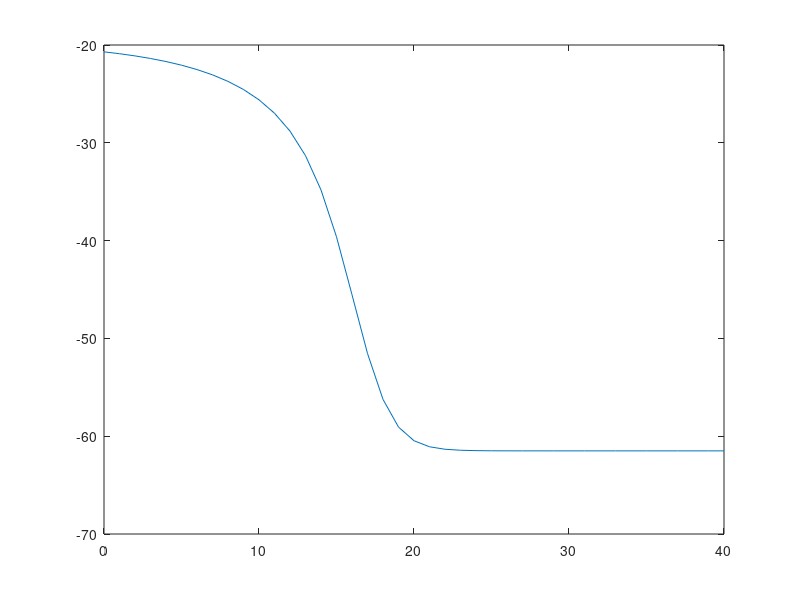

The MATLAB script that drew this image:
%MATLAB code for 1-D Richard equation using h-based formulation, fully
%implicit, tangent approximation.
%Reference paper:
% % Shahraiyni, H. T., & Ataie-Ashtiani, B. (2011). Mathematical forms and
% % numerical schemes for the solution of unsaturated flow equations. Journal
% % of Irrigation and Drainage Engineering, 138(1), 63-72.


clc
clear

L = 40;
% dz = 0.4;
% dt = 0.5;
dz = 1;
dt = 10;
N = L/dz +1;
T = 360;

hh = zeros(N,3);
kk = zeros(N,3);
CC = zeros(N,3);
QQ = zeros(N,3);

k =@(h) (0.00944*1.175e6)/(1.175e6+abs(h)^4.74);

C =@(h) (-0.1e1) * 0.135246672e1 * 0.1000000e7 * (abs(h) ^ 0.296e1) * sign(h)...
    / (0.1000000e7 * 0.1611e1 + (abs(h) ^ 0.396e1)) ^ 2;

theta =@(h) (1.611e6*(0.287-0.075))/(1.611e6+abs(h)^(3.96))+0.075;


for i=1:N
   
    z = (i-1)*dz;
    hh(i,1) = -61.5;
    QQ(i,1) = theta(hh(i,1));
    kk(i,1) = k(hh(i,1));
    CC(i,1) = C(hh(i,1));
    
end

A = zeros(N,N);
B = zeros(N,1);
iterate = zeros(T/dt,1);
for tt=1:T/dt
    hh(:,2) = hh(:,1);
    
    for ii=1:N
        z = (ii-1)*dz;
        QQ(ii,1) = theta(hh(ii,1));
        kk(ii,1) = k(hh(ii,1));
        CC(ii,1) = C(hh(ii,1));  
        
        QQ(ii,2) = theta(hh(ii,2));
        kk(ii,2) = k(hh(ii,2));
        CC(ii,2) = C(hh(ii,2)); 
    end
    for jj=1:200% m=jj

        for ii=1:N
            z = (ii-1)*dz;
            QQ(ii,2) = theta(hh(ii,2));
            kk(ii,2) = k(hh(ii,2));
            CC(ii,2) = C(hh(ii,2));                
        end
        for i=2:N-1
            
            if i>2
                A(i,i-1) = -1/(2*dz^2)*(kk(i,2)+kk(i-1,2));
            end
            if i<N-1
                A(i,i+1) = -1/(2*dz^2)*(kk(i,2)+kk(i+1,2));
            end
            A(i,i) = CC(i,2)/dt + 1/(2*dz^2)*(kk(i+1,2) + 2*kk(i,2) + kk(i-1,2));
            B(i,1) = 1/(2*dz)*(-kk(i+1,2)+kk(i-1,2))+CC(i,2)*hh(i,1)/dt;
            if i == 2
                B(i,1) = B(i,1)-(-1/(2*dz^2)*(kk(i,2)+kk(i-1,2)))*(-20.7);
            end
            if i == N-1
                B(i,1) = B(i,1)-(-1/(2*dz^2)*(kk(i,2)+kk(i+1,2)))*(-61.5);
            end
            
        end
        
        A=A(2:N-1,2:N-1);
        B=B(2:N-1,1);
        
        hX = A\B;

        for i=2:N-1
        
           hh(i,3) = hX(i-1,1);
        end
        hh(1,3)=-20.7;
        hh(N,3)=-61.5;

        temp = 0;
        for i = 1:N

           temp = max(temp,abs(hh(i,2)-hh(i,3)));

        end
        hh(:,2) = hh(:,3);
        

        if temp < 0.01
            iterate(tt) = jj; 
           break; 

        end
    end
    hh(:,1)=hh(:,2);
end
sum(iterate)
z= 0:dz:40;
plot(z,hh(:,1))



